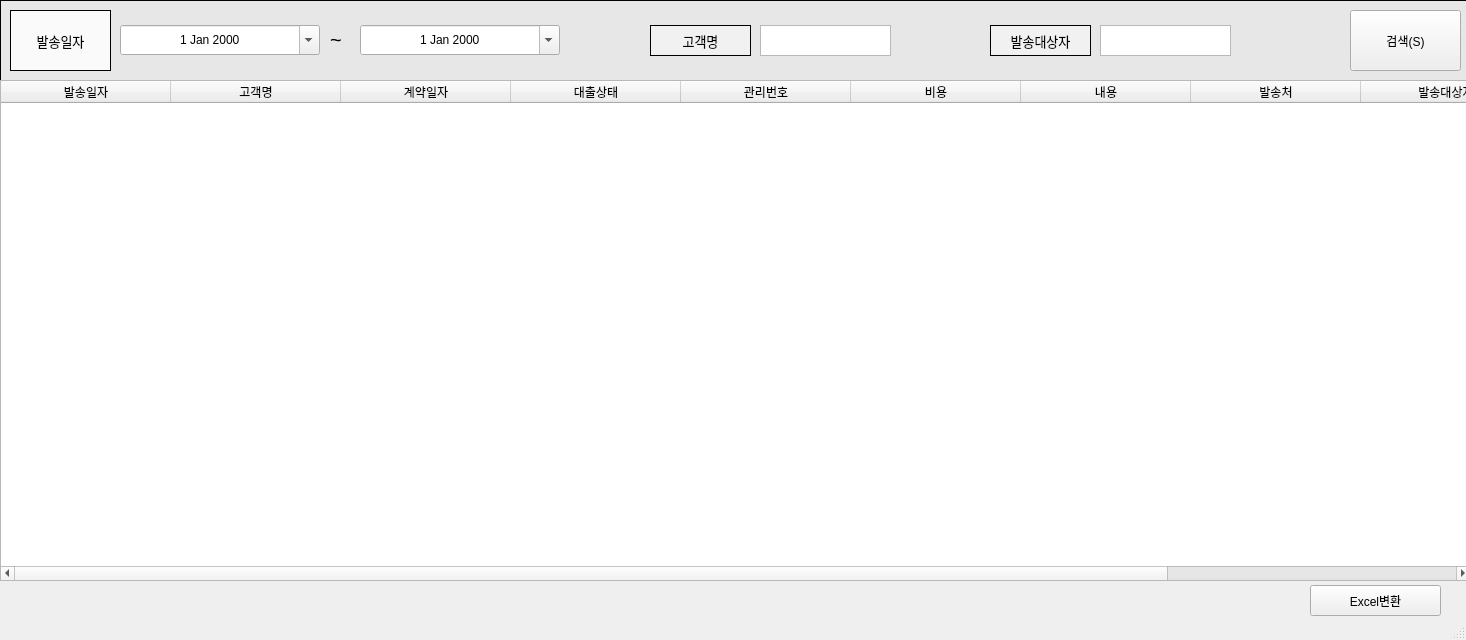
<?xml version="1.0" encoding="UTF-8"?>
<ui version="4.0">
 <class>mainWindow</class>
 <widget class="QMainWindow" name="mainWindow">
  <property name="geometry">
   <rect>
    <x>0</x>
    <y>0</y>
    <width>1466</width>
    <height>640</height>
   </rect>
  </property>
  <property name="windowTitle">
   <string>고객상담자료검색</string>
  </property>
  <widget class="QWidget" name="centralwidget">
   <widget class="QLabel" name="label_3">
    <property name="geometry">
     <rect>
      <x>0</x>
      <y>0</y>
      <width>1621</width>
      <height>101</height>
     </rect>
    </property>
    <property name="styleSheet">
     <string notr="true">background-color:rgb(231, 231, 231)</string>
    </property>
    <property name="frameShape">
     <enum>QFrame::Box</enum>
    </property>
    <property name="text">
     <string/>
    </property>
   </widget>
   <widget class="QTableWidget" name="SendTable">
    <property name="geometry">
     <rect>
      <x>0</x>
      <y>80</y>
      <width>1471</width>
      <height>501</height>
     </rect>
    </property>
    <property name="minimumSize">
     <size>
      <width>1251</width>
      <height>0</height>
     </size>
    </property>
    <attribute name="horizontalHeaderVisible">
     <bool>true</bool>
    </attribute>
    <attribute name="horizontalHeaderCascadingSectionResizes">
     <bool>false</bool>
    </attribute>
    <attribute name="horizontalHeaderDefaultSectionSize">
     <number>170</number>
    </attribute>
    <attribute name="horizontalHeaderHighlightSections">
     <bool>false</bool>
    </attribute>
    <column>
     <property name="text">
      <string>발송일자</string>
     </property>
    </column>
    <column>
     <property name="text">
      <string>고객명</string>
     </property>
    </column>
    <column>
     <property name="text">
      <string>계약일자</string>
     </property>
    </column>
    <column>
     <property name="text">
      <string>대출상태</string>
     </property>
    </column>
    <column>
     <property name="text">
      <string>관리번호</string>
     </property>
    </column>
    <column>
     <property name="text">
      <string>비용</string>
     </property>
    </column>
    <column>
     <property name="text">
      <string>내용</string>
     </property>
    </column>
    <column>
     <property name="text">
      <string>발송처</string>
     </property>
    </column>
    <column>
     <property name="text">
      <string>발송대상자</string>
     </property>
    </column>
    <column>
     <property name="text">
      <string>처리결과</string>
     </property>
    </column>
   </widget>
   <widget class="QPushButton" name="SearchButton">
    <property name="geometry">
     <rect>
      <x>1350</x>
      <y>10</y>
      <width>111</width>
      <height>61</height>
     </rect>
    </property>
    <property name="text">
     <string>검색(S)</string>
    </property>
   </widget>
   <widget class="QLabel" name="label_14">
    <property name="geometry">
     <rect>
      <x>990</x>
      <y>25</y>
      <width>101</width>
      <height>31</height>
     </rect>
    </property>
    <property name="font">
     <font>
      <pointsize>10</pointsize>
     </font>
    </property>
    <property name="styleSheet">
     <string notr="true">background-color:rgb(241, 241, 241)</string>
    </property>
    <property name="frameShape">
     <enum>QFrame::Box</enum>
    </property>
    <property name="text">
     <string>발송대상자</string>
    </property>
    <property name="alignment">
     <set>Qt::AlignCenter</set>
    </property>
   </widget>
   <widget class="QLabel" name="label_9">
    <property name="geometry">
     <rect>
      <x>10</x>
      <y>10</y>
      <width>101</width>
      <height>61</height>
     </rect>
    </property>
    <property name="font">
     <font>
      <pointsize>10</pointsize>
     </font>
    </property>
    <property name="styleSheet">
     <string notr="true">background-color:rgb(250, 250, 250)</string>
    </property>
    <property name="frameShape">
     <enum>QFrame::Box</enum>
    </property>
    <property name="text">
     <string>발송일자</string>
    </property>
    <property name="alignment">
     <set>Qt::AlignCenter</set>
    </property>
   </widget>
   <widget class="QPushButton" name="pushButton_9">
    <property name="geometry">
     <rect>
      <x>1310</x>
      <y>585</y>
      <width>131</width>
      <height>31</height>
     </rect>
    </property>
    <property name="text">
     <string>Excel변환</string>
    </property>
   </widget>
   <widget class="QLabel" name="label_5">
    <property name="geometry">
     <rect>
      <x>650</x>
      <y>25</y>
      <width>101</width>
      <height>31</height>
     </rect>
    </property>
    <property name="font">
     <font>
      <pointsize>10</pointsize>
     </font>
    </property>
    <property name="styleSheet">
     <string notr="true">background-color:rgb(241, 241, 241)</string>
    </property>
    <property name="frameShape">
     <enum>QFrame::Box</enum>
    </property>
    <property name="text">
     <string>고객명</string>
    </property>
    <property name="alignment">
     <set>Qt::AlignCenter</set>
    </property>
   </widget>
   <widget class="QTextEdit" name="CustomerName">
    <property name="geometry">
     <rect>
      <x>760</x>
      <y>25</y>
      <width>131</width>
      <height>31</height>
     </rect>
    </property>
    <property name="font">
     <font>
      <pointsize>12</pointsize>
     </font>
    </property>
   </widget>
   <widget class="QTextEdit" name="SenderName">
    <property name="geometry">
     <rect>
      <x>1100</x>
      <y>25</y>
      <width>131</width>
      <height>31</height>
     </rect>
    </property>
    <property name="font">
     <font>
      <pointsize>12</pointsize>
     </font>
    </property>
   </widget>
   <widget class="QDateEdit" name="LastDate">
    <property name="geometry">
     <rect>
      <x>360</x>
      <y>25</y>
      <width>200</width>
      <height>30</height>
     </rect>
    </property>
    <property name="minimumSize">
     <size>
      <width>200</width>
      <height>0</height>
     </size>
    </property>
    <property name="maximumSize">
     <size>
      <width>200</width>
      <height>16777215</height>
     </size>
    </property>
    <property name="mouseTracking">
     <bool>false</bool>
    </property>
    <property name="focusPolicy">
     <enum>Qt::TabFocus</enum>
    </property>
    <property name="autoFillBackground">
     <bool>false</bool>
    </property>
    <property name="frame">
     <bool>true</bool>
    </property>
    <property name="alignment">
     <set>Qt::AlignCenter</set>
    </property>
    <property name="buttonSymbols">
     <enum>QAbstractSpinBox::UpDownArrows</enum>
    </property>
    <property name="accelerated">
     <bool>false</bool>
    </property>
    <property name="correctionMode">
     <enum>QAbstractSpinBox::CorrectToPreviousValue</enum>
    </property>
    <property name="calendarPopup">
     <bool>true</bool>
    </property>
    <property name="date">
     <date>
      <year>2000</year>
      <month>1</month>
      <day>1</day>
     </date>
    </property>
   </widget>
   <widget class="QLabel" name="label_7">
    <property name="geometry">
     <rect>
      <x>330</x>
      <y>30</y>
      <width>21</width>
      <height>20</height>
     </rect>
    </property>
    <property name="font">
     <font>
      <pointsize>15</pointsize>
     </font>
    </property>
    <property name="text">
     <string>~</string>
    </property>
   </widget>
   <widget class="QDateEdit" name="StartDate">
    <property name="geometry">
     <rect>
      <x>120</x>
      <y>25</y>
      <width>200</width>
      <height>30</height>
     </rect>
    </property>
    <property name="minimumSize">
     <size>
      <width>200</width>
      <height>0</height>
     </size>
    </property>
    <property name="maximumSize">
     <size>
      <width>200</width>
      <height>16777215</height>
     </size>
    </property>
    <property name="mouseTracking">
     <bool>false</bool>
    </property>
    <property name="focusPolicy">
     <enum>Qt::TabFocus</enum>
    </property>
    <property name="autoFillBackground">
     <bool>false</bool>
    </property>
    <property name="frame">
     <bool>true</bool>
    </property>
    <property name="alignment">
     <set>Qt::AlignCenter</set>
    </property>
    <property name="buttonSymbols">
     <enum>QAbstractSpinBox::UpDownArrows</enum>
    </property>
    <property name="accelerated">
     <bool>false</bool>
    </property>
    <property name="correctionMode">
     <enum>QAbstractSpinBox::CorrectToPreviousValue</enum>
    </property>
    <property name="calendarPopup">
     <bool>true</bool>
    </property>
    <property name="date">
     <date>
      <year>2000</year>
      <month>1</month>
      <day>1</day>
     </date>
    </property>
   </widget>
  </widget>
  <widget class="QStatusBar" name="statusbar"/>
 </widget>
 <resources/>
 <connections/>
</ui>
